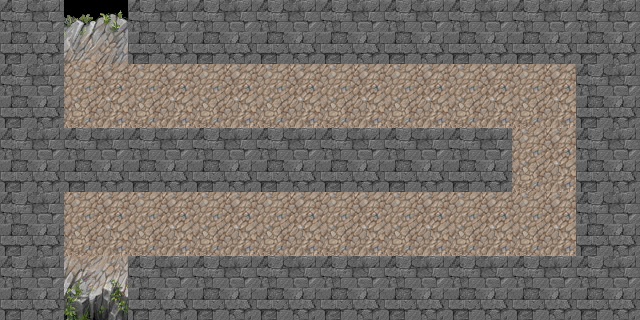

This is a level from a 2D game, rendered from its Tiled map with the project's own tilesets. A one-line summary and the complete map file follow:
An orthogonal 10x5 tile map with 64x64 px tiles, 1 tile layer (Tile Layer 1).

<map version="1.0" orientation="orthogonal" renderorder="right-down" width="10" height="5" tilewidth="64" tileheight="64" nextobjectid="1">
 <tileset firstgid="1" name="ground" tilewidth="64" tileheight="64" tilecount="64" columns="8">
  <image source="sprite_sheet.png" width="512" height="512" />
  <tile id="1">
   <properties>
    <property name="isStartTile" value="1" />
    <property name="isWalkable" value="1" />
   </properties>
  </tile>
  <tile id="7">
   <properties>
    <property name="isCollision" value="1" />
   </properties>
  </tile>
  <tile id="9">
   <properties>
    <property name="isWalkable" value="1" />
   </properties>
  </tile>
  <tile id="17">
   <properties>
    <property name="isEndTile" value="1" />
    <property name="isWalkable" value="1" />
   </properties>
  </tile>
 </tileset>
 <layer name="Tile Layer 1" width="10" height="5">
  <data encoding="csv">
8,2,8,8,8,8,8,8,8,8,
8,10,10,10,10,10,10,10,10,8,
8,8,8,8,8,8,8,8,10,8,
8,10,10,10,10,10,10,10,10,8,
8,18,8,8,8,8,8,8,8,8
</data>
 </layer>
</map>
